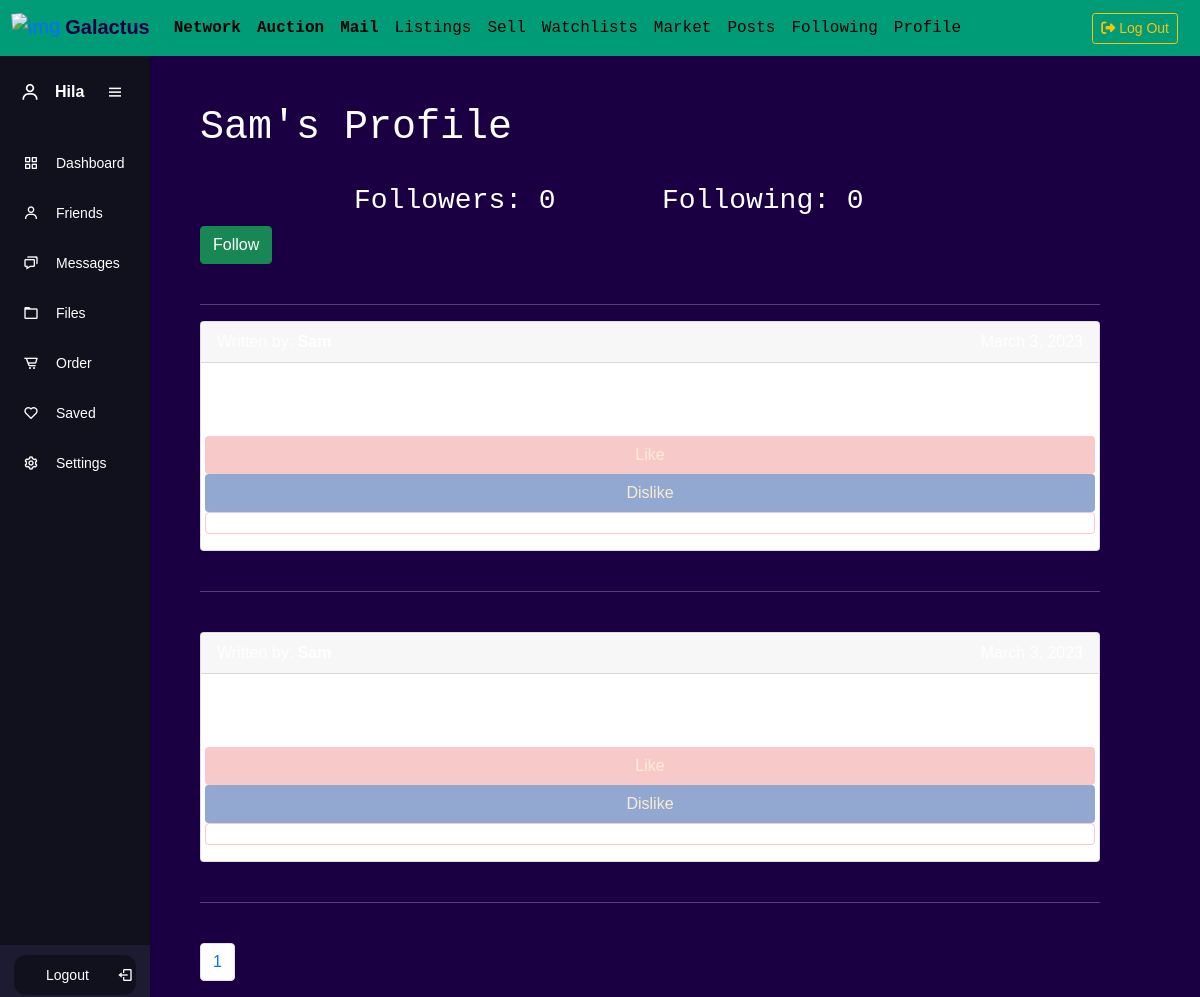
/network/profile/1 (signed in), run on an earlier commit of the app's database.
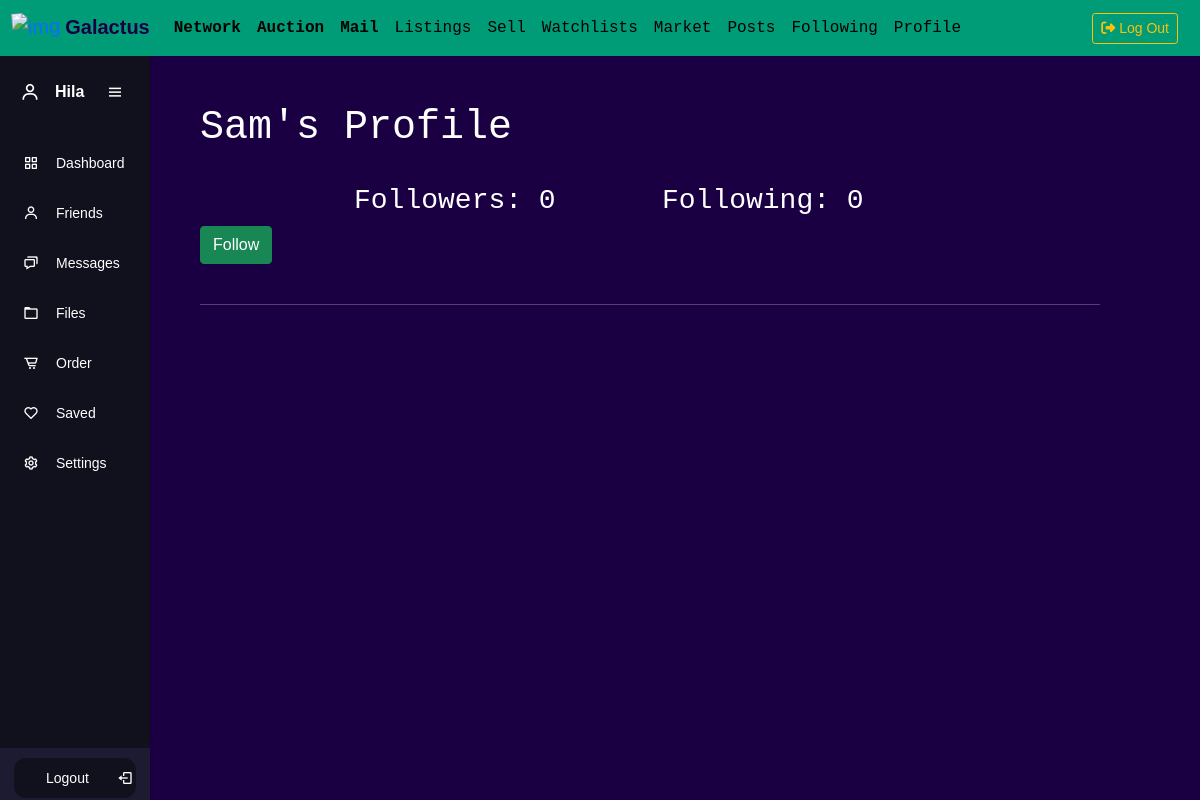
And on a later commit of the database.
### network/models.py (models this page shows, shortened)
class Post(models.Model):
    owner = models.ForeignKey(User, on_delete=models.PROTECT, related_name='posts')
    content = models.CharField(max_length=5000)
    likes = models.IntegerField(default=0)
    date = models.DateField(auto_now_add=True)
    lang = models.CharField(max_length=10)
    title = models.CharField(max_length=200)

### network/views.py (the view)
# urls.py: path("profile/<int:user_id>", views.profile, name="profile"),
@login_required
def profile(request, user_id):
    user = User.objects.get(id=user_id)
    allPosts = Post.objects.filter(owner=user)
    pageNumber = request.GET.get('page')
    p = Paginator(allPosts, 10)
    pagePosts = p.get_page(pageNumber)
    following = Follow.objects.filter(user=user)
    followers = Follow.objects.filter(user_follower=user)
    try:
        checkFollow = followers.filter(user=request.user)
        if len(checkFollow): isFollowing = True
        else: isFollowing = False
    except:
        isFollowing = False
    return render(request, "network/profile.html", {
        'user_profile': user,
        'posts': pagePosts,
        'following': following,
        'followers': followers,
        'isFollowing': isFollowing
    })

### network/templates/network/profile.html (shortened to what this page needs)
{% extends "network/layout.html" %}
{% block body %}
    <br>
    <div class="row">
        <div class="col-12">
            <h1>{{ user_profile.username | title }}'s Profile</h1>
        </div>
    </div>
    <br>
    <div class="row justify-content-center">
        <h3 class="col-4">Followers: {{ followers.count }}</h3>
        <h3 class="col-4">Following: {{ following.count }}</h3>
        {% if user.is_authenticated %}
            {% if user != user_profile %}
                {% if isFollowing %}
                    <form action="{% url 'network:unfollow' %}" method="post">
                        {% csrf_token %}
                        <input type="hidden" name="userfollow" value="{{ user_profile }}">
                        <input type="submit" class="btn btn-danger" value="Unfollow">
                    </form>
                {% else %}
                    <form action="{% url 'network:follow' %}" method="post">
                        <input type="submit" class="btn btn-success" value="Follow">
                    </form>
                {% endif %}
            {% endif %}
        {% endif %}
    </div>
    <br>
    <hr>
    {% for post in posts %}
        <div class="row">
            <div class="col-12">
                <div class="card">
                    <div class="card-header" style="display: flex;justify-content: space-between;"><span>Written by: <b>{{ post.owner.username | title }}</b></span><span >{{ post.date }}</span></div>
                    <div class="card-body">
                        <p class="card-text">{{ post.content }}</p>
                        <hr>
                        <div class="row">
                            {% if user != post.owner %}
                                <a class="btn ml-2" style="background-color: #F7CAC9; color: antiquewhite;" href="">Like</a>
                                <a class="btn ml-2" style="background-color: #92A8D1;color: antiquewhite;" href="">Dislike</a>
                            {% endif %}
                            <span class="badge badge-light ml-3" style="border: 1px solid #F7CAC9;height: 22px;">{{ post.likes }}  <i class="fa-solid fa-heart"></i></span>
                        </div>
                    </div>
                </div>
            </div>
        </div>
        <br>
        <hr>
        <br>
    {% endfor %}
    {% if posts %}
        <div class="row" style="justify-content: center;">
            <nav>
                <ul class="pagination">
                    <li class="page-item"><a class="page-link" href="">{{ posts.number }}</a></li>
                </ul>
            </nav>
        </div>
     {% endif %}
{% endblock %}

What changed in the data, as far as the page shows it:
removed Post: shows "Like"
removed Post: shows "Like"
Also different on the page:
{{ posts.number }}: "1" → (not shown)
